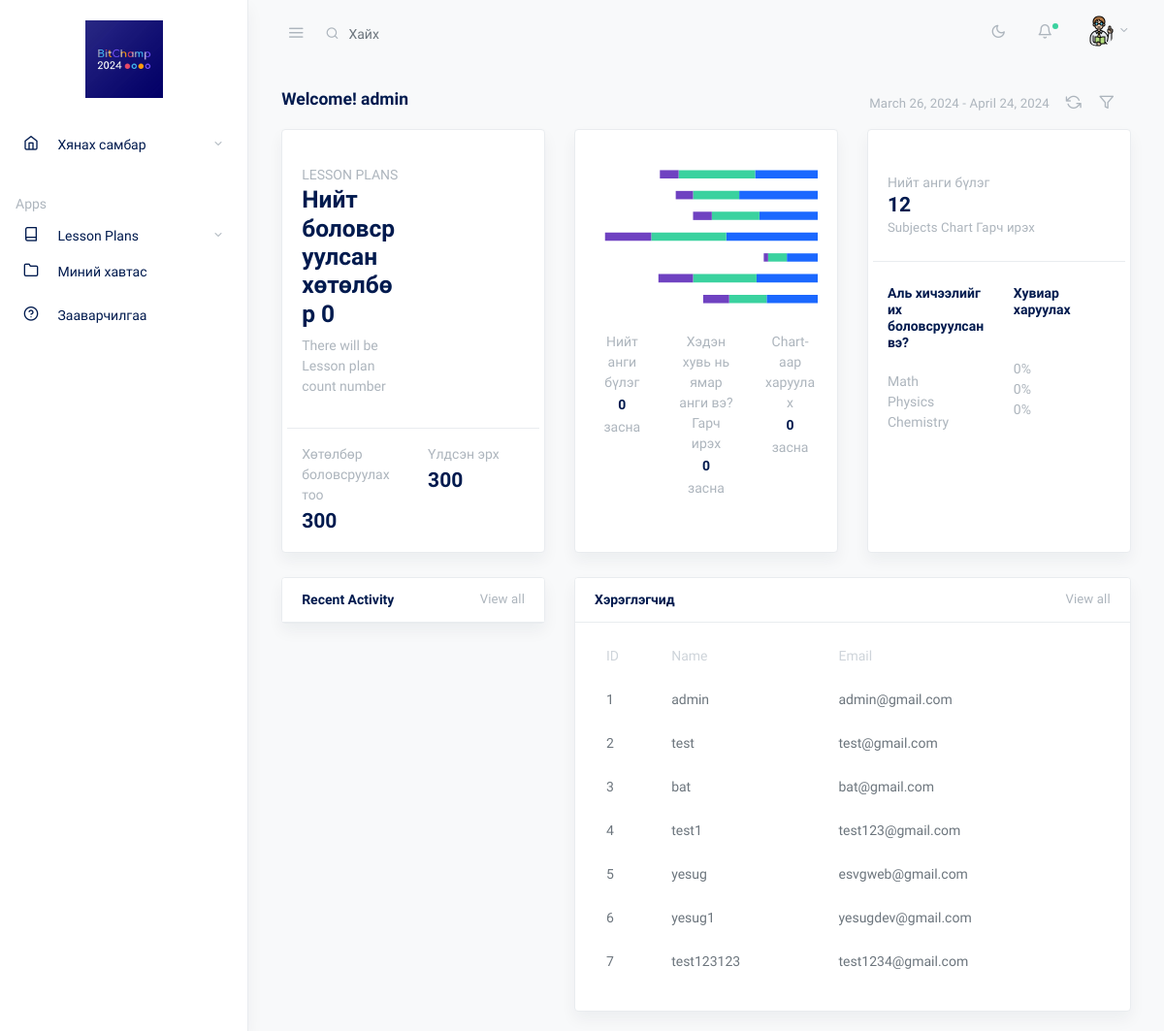
/index.php (signed in), run on the app's committed database.
### tables this page shows
CREATE TABLE `users` (
  `user_id` int NOT NULL AUTO_INCREMENT,
  `username` varchar(50) NOT NULL,
  `email` varchar(100) NOT NULL,
  `password_hash` varchar(255) NOT NULL,
  `created_at` timestamp NULL DEFAULT CURRENT_TIMESTAMP,
  PRIMARY KEY (`user_id`),
  UNIQUE KEY `username` (`username`),
  UNIQUE KEY `email` (`email`)
);

### content.php (the view, shortened to what this page needs)
<?php
$stmt = $conn->prepare("SELECT username, email FROM users WHERE user_id = ?");
$stmt->bind_param("i", $param_id);
$stmt->execute();
$stmt->bind_result($username, $email);
?>
<div class="row justify-content-center">
    <div class="col-12">
    <div class="row align-items-center mb-2">
                <div class="col">
                  <h2 class="h5 page-title">Welcome! <?php echo $username?></h2>
                </div>
                <div class="col-auto">
                  <form class="form-inline">
                    <div class="form-group d-none d-lg-inline">
                      <div id="reportrange" class="px-2 py-2 text-muted">
                        <span class="small"></span>
                      </div>
                    </div>
                    <div class="form-group">
                      <button type="button" class="btn btn-sm"><span class="fe fe-refresh-ccw fe-16 text-muted"></span></button>
                      <button type="button" class="btn btn-sm mr-2"><span class="fe fe-filter fe-16 text-muted"></span></button>
                    </div>
                  </form>
                </div>
              </div>
              <div class="row items-align-baseline">
                <div class="col-md-12 col-lg-4">
                  <div class="card shadow eq-card mb-4">
                    <div class="card-body mb-n3">
                      <div class="row items-align-baseline h-100">
                        <div class="col-md-6 my-3">
                          <p class="mb-0"><strong class="mb-0 text-uppercase text-muted">Lesson PLans</strong></p>
                          <h3>Нийт боловсруулсан хөтөлбөр <?php echo $lesson_plans_count; ?></h3>
                          <p class="text-muted">There will be Lesson plan count number</p>
                        </div>
                        <div class="col-md-6 my-4 text-center">
                        </div>
                        <div class="col-md-6 border-top py-3">
                          <p class="mb-1"><strong class="text-muted">Хөтөлбөр боловсруулах тоо</strong></p>
                          <h4 class="mb-0">300</h4>
                        </div>
                        <div class="col-md-6 border-top py-3">
                          <p class="mb-1"><strong class="text-muted">Үлдсэн эрх</strong></p>
                          <h4 class="mb-0">300</h4>
                        </div>
                      </div>
                    </div>
                  </div>
                </div>
                <div class="col-md-12 col-lg-4">
                  <div class="card shadow eq-card mb-4">
                    <div class="card-body">
                      <div class="chart-widget mb-2">
                        <div id="barChartWidget"></div>
                      </div>
                      <div class="row items-align-center">
                        <div class="col-4 text-center">
                          <p class="text-muted mb-1">Нийт анги бүлэг</p>
                          <h6 class="mb-1">0</h6>
                          <p class="text-muted mb-0">засна</p>
                        </div>
                        <div class="col-4 text-center">
                          <p class="text-muted mb-1">Хэдэн хувь нь ямар анги вэ? Гарч ирэх</p>
                          <h6 class="mb-1">0</h6>
                          <p class="text-muted mb-0">засна</p>
                        </div>
                        <div class="col-4 text-center">
                          <p class="text-muted mb-1">Chart-аар харуулах</p>
                          <h6 class="mb-1">0</h6>
                          <p class="text-muted mb-0">засна</p>
                        </div>
                      </div>
                    </div>
                  </div>
                </div>
                <div class="col-md-12 col-lg-4">
                  <div class="card shadow eq-card mb-4">
                    <div class="card-body">
                      <div class="d-flex mt-3 mb-4">
                        <div class="flex-fill pt-2">
                          <p class="mb-0 text-muted">Нийт анги бүлэг</p>
                          <h4 class="mb-0">12</h4>
                          <span class="small text-muted">Subjects Chart Гарч ирэх</span>
                        </div>
                        <div class="flex-fill chart-box mt-n2">
                        </div>
                      </div>
                      <div class="row border-top">
                        <div class="col-md-6 pt-4">
                          <h6 class="mb-0">Аль хичээлийг их боловсруулсан вэ?</h6>
                          <br>
                          <p class="mb-0 text-muted">Math</p>
                          <p class="mb-0 text-muted">Physics</p>
                          <p class="mb-0 text-muted">Chemistry</p>
                        </div>
                        <div class="col-md-6 pt-4">
                          <h6 class="mb-0">Хувиар харуулах</h6><br><br>
                          <p class="mb-0 text-muted">0%</p>
                          <p class="mb-0 text-muted">0%</p>
                          <p class="mb-0 text-muted">0%</p>
                        </div>
                      </div>
                    </div>
                  </div>
                </div>
              </div>
              <div class="row">
                <div class="col-md-12 col-lg-4 mb-4">
                  <div class="card timeline shadow">
                    <div class="card-header">
                      <strong class="card-title">Recent Activity</strong>
                      <a class="float-right small text-muted" href="#!">View all</a>
                    </div>
                  </div>
                </div>
                <div class="col-md-12 col-lg-8">
                  <div class="card shadow">
                    <div class="card-header">
                      <strong class="card-title">Хэрэглэгчид </strong>
                      <a class="float-right small text-muted" href="#!">View all</a>
                    </div>
                    <div class="card-body my-n2">
                      <table class="table table-striped table-hover table-borderless">
                        <thead>
                          <tr>
                            <th>ID</th>
                            <th>Name</th>
                            <th>Email</th>
                          </tr>
                        </thead>
                        <tbody>
                        <?php foreach ($all_users as $user_id => $user) : ?>
                <tr>
                    <td><?php echo $user_id + 1; ?></td>
                    <td><?php echo $user['username']; ?></td>
                    <td><?php echo $user['email']; ?></td>
                </tr>
            <?php endforeach; ?>
                        </tbody>
                      </table>
                    </div>
                  </div>
                </div>
              </div>
            </div>
          </div>
        </div>
    </div>

### index.php (shortened to what this page needs)
<?php
include('db.php');
$stmt = $conn->prepare("SELECT username, email FROM users WHERE user_id = ?");
$stmt->bind_param("i", $param_id);
$param_id = $_SESSION["user_id"];
$stmt->execute();
$stmt->bind_result($username, $email);
$stmt_lesson_plans = $conn->prepare("SELECT COUNT(*) FROM lesson_plans");
$stmt_lesson_plans->execute();
$stmt_lesson_plans->bind_result($lesson_plans_count);
$stmt_all_users = $conn->prepare("SELECT username, email FROM users");
$stmt_all_users->execute();
$stmt_all_users->bind_result($user_name, $user_email);
$all_users = [];
while ($stmt_all_users->fetch()) {
    $all_users[] = ['username' => $user_name, 'email' => $user_email];
}
?>
<!doctype html>
<html lang="en">
<head>
    <link rel="stylesheet" href="css/simplebar.css">
    <link rel="stylesheet" href="css/feather.css">
    <link rel="stylesheet" href="css/select2.css">
    <link rel="stylesheet" href="css/dropzone.css">
    <link rel="stylesheet" href="css/uppy.min.css">
    <link rel="stylesheet" href="css/jquery.steps.css">
    <link rel="stylesheet" href="css/jquery.timepicker.css">
    <link rel="stylesheet" href="css/quill.snow.css">
    <link rel="stylesheet" href="css/daterangepicker.css">
    <link rel="stylesheet" href="css/app-light.css" id="lightTheme">
    <link rel="stylesheet" href="css/app-dark.css" id="darkTheme" disabled>
</head>
<body class="vertical  light">
<div class="wrapper">
    <?php include_once "navbar.php"; ?>
    <?php include_once "sidebar.php"; ?>
    <main role="main" class="main-content">
        <div class="container-fluid">
            <?php include_once "content.php"; ?>
</body>
</html>

### navbar.php (shortened to what this page needs)
<nav class="topnav navbar navbar-light">
        <button type="button" class="navbar-toggler text-muted mt-2 p-0 mr-3 collapseSidebar">
          <i class="fe fe-menu navbar-toggler-icon"></i>
        </button>
        <form class="form-inline mr-auto searchform text-muted">
          <input class="form-control mr-sm-2 bg-transparent border-0 pl-4 text-muted" type="search" placeholder="Хайх" aria-label="Search">
        </form>
        <ul class="nav">
          <li class="nav-item">
            <a class="nav-link text-muted my-2" href="#" id="modeSwitcher" data-mode="light">
              <i class="fe fe-sun fe-16"></i>
            </a>
          </li>
          <li class="nav-item nav-notif">
            <a class="nav-link text-muted my-2" href="./#" data-toggle="modal" data-target=".modal-notif">
              <span class="fe fe-bell fe-16"></span>
              <span class="dot dot-md bg-success"></span>
            </a>
          </li>
          <li class="nav-item dropdown">
            <a class="nav-link dropdown-toggle text-muted pr-0" href="#" id="navbarDropdownMenuLink" role="button" data-toggle="dropdown" aria-haspopup="true" aria-expanded="false">
              <span class="avatar avatar-sm mt-2">
                <img src="./assets/avatars/teacher.png" alt="..." class="avatar-img rounded-circle">
              </span>
            </a>
          </li>
        </ul>
      </nav>

### sidebar.php (shortened to what this page needs)
<aside class="sidebar-left border-right bg-white shadow" id="leftSidebar" data-simplebar>
        <nav class="vertnav navbar navbar-light">
          <div class="w-100 mb-4 d-flex">
            <a class="navbar-brand mx-auto mt-2 flex-fill text-center" href="./index.php">
            <img src="images\bit.jpg" alt="Logo" class="navbar-brand-img" style="width: 80px; height: auto;">
            </a>
          </div>
          <ul class="navbar-nav flex-fill w-100 mb-2">
            <li class="nav-item dropdown">
              <a href="#dashboard" data-toggle="collapse" aria-expanded="false" class="dropdown-toggle nav-link">
                <i class="fe fe-home fe-16"></i>
                <span class="ml-3 item-text">Хянах самбар</span><span class="sr-only">(current)</span>
              </a>
            </li>
          </ul>
          <p class="text-muted nav-heading mt-4 mb-1">
            <span>Apps</span>
          </p>
          <ul class="navbar-nav flex-fill w-100 mb-2">
            <li class="nav-item dropdown">
              <a href="#contact" data-toggle="collapse" aria-expanded="false" class="dropdown-toggle nav-link">
                <i class="fe fe-book fe-16"></i>
                <span class="ml-3 item-text">Lesson Plans</span>
              </a>
            </li>
            <li class="nav-item w-100">
              <a class="nav-link" href="my_files.php">
                <i class="fe fe-folder fe-16"></i>
                <span class="ml-3 item-text">Миний хавтас</span>
              </a>
            </li>
          </ul>
          <ul class="navbar-nav flex-fill w-100 mb-2">
            <li class="nav-item w-100">
              <a class="nav-link" href="#">
                <i class="fe fe-help-circle fe-16"></i>
                <span class="ml-3 item-text">Зааварчилгаа</span>
              </a>
            </li>
          </ul>
        </nav>
      </aside>

### css/simplebar.css (style rules this page uses)
[data-simplebar] { position: relative; flex-direction: column; flex-wrap: wrap; justify-content: flex-start; align-content: flex-start; align-items: flex-start; }

### css/feather.css (style rules this page uses)
.fe { font-family: "feather" !important; speak: none; font-style: normal; font-weight: normal; font-variant: normal; text-transform: none; line-height: 1; -webkit-font-smoothing: antialiased; -moz-osx-font-smoothing: grayscale; }
.fe-16 { font-size: 16px; }
.fe-bell:before { content: ""; }
.fe-book:before { content: ""; }
.fe-filter:before { content: ""; }
.fe-folder:before { content: ""; }
.fe-help-circle:before { content: ""; }
.fe-home:before { content: ""; }
.fe-menu:before { content: ""; }
.fe-refresh-ccw:before { content: ""; }
.fe-sun:before { content: ""; }

### data on the page
users: username "admin", email "admin@gmail.com"
users: username "test", email "test@gmail.com"
users: username "bat", email "bat@gmail.com"
users: username "test1", email "test123@gmail.com"
users: username "yesug", email "esvgweb@gmail.com"
users: username "yesug1", email "yesugdev@gmail.com"
users: username "test123123", email "test1234@gmail.com"

### other printed values
$lesson_plans_count "0"
